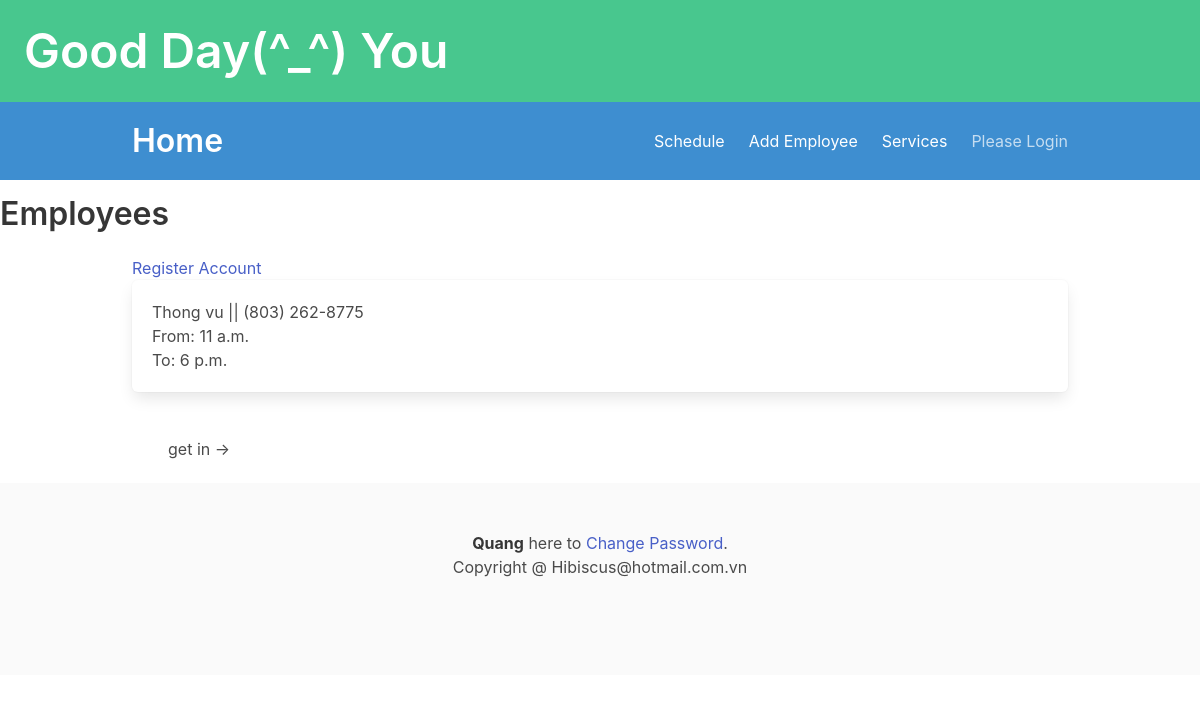
/ledger/, run on an earlier commit of the app's database.
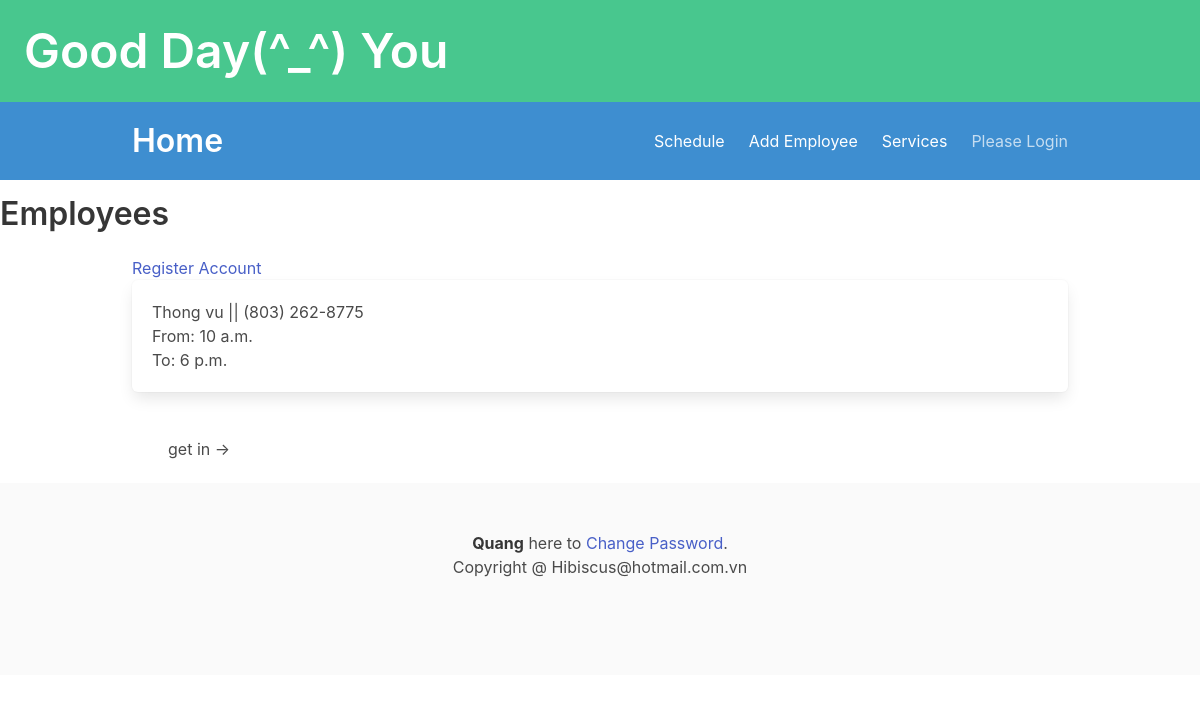
And on a later commit of the database.
### ledger/models.py (models this page shows, shortened)
class Technician(models.Model):
    class Status(models.TextChoices):
        on = "Working"
        off = "Off Work"
        busy = "Busy"
        available = "Available"
        meTime = "Relax"
    name = models.CharField(max_length=25)
    phone = PhoneNumberField()
    email = models.EmailField(max_length=40, null=True, blank=True)
    owner = models.ForeignKey(settings.AUTH_USER_MODEL, on_delete=models.DO_NOTHING)
    isWork = models.BooleanField(default=False)
    start_work_at = models.TimeField()
    end_work = models.TimeField()
    status = models.CharField(choices=Status.choices, max_length=12, default=Status.off)
    picture = models.BinaryField(null=True, editable=True)
    content_type = models.CharField(max_length=256, null=True, help_text='The MIMEType of the file')
    class Meta:
        unique_together = ('name','phone',)
        ordering = ['name']

### ledger/views.py (the view)
# urls.py: path('ledger/', AllEmployee.as_view(), name="home"),
class AllEmployee(ListView):
    template = 'ledger/index.html'
    def get(self,request):
        employee = Technician.objects.all()
        cont = {'employees': employee }
        return render(request, self.template, cont)

### ledger/templates/ledger/index.html (shortened to what this page needs)
{% extends 'base.html' %}
{% block headding %}
<h1 class="title">Employees</h1>
{% endblock headding %}
{% block content %}
{% if not user.is_authenticated %}
<div>
    <a href="{% url 'ledger:register' %}">Register Account</a>
</div>
{% endif %}
    {% if employees %}
    {% for employee in employees %}
    <div class='box'>{{ employee.name }} || {{ employee.phone }}
      <p>From: {{ employee.start_work_at }} </p>
      <p>To: {{ employee.end_work }} </p>
    </div>
    {% endfor %}
    {% endif %}
<section class="hero is-small">
  <div class="hero-body">
    <div class="container">
      <h3>get in -></h3>
    </div>
  </div>
</section>
{% endblock content %}
{% block footer %}
    <strong>Quang</strong> here to <a href="{% url 'password_change' %}">Change Password</a>.
{% endblock footer %}

What changed in the data, as far as the page shows it:
changed Technician "Thong vu": start_work_at "11 a.m." → "10 a.m."
